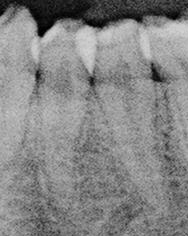
%> input picture overlapping_rekap/16_L_10.jpg, 188 x 236 px
$ octave thresholding.m   (GNU Octave 9; MATLAB toolbox functions it lacks are replaced by stand-ins)
%> lines starting %> are read from the running program, lines starting %| are printed output that depends on the picture; in (x1, y1, x2, y2) boxes, pixels count from 0 and x2, y2 are one past the last pixel; in counts of white or black regions, pixels touching at a corner belong together; the program's own positions count from 1
### otsu_func.m
%% ISP Lab 9 Otsu Thresholding
% AliArshad Kothawala
% 7/04/15
function [threshold] = otsu_func(n)
if nargin < 2
% n=imhist(I); % Compute the histogram
N=sum(n); % sum the values of all the histogram values
max=0; %initialize maximum to zero
%%================================================================================================
for i=192:256
    P(i)=n(i)/N; %Computing the probability of each intensity level
end
%%================================================================================================
for T=192:255      % step through all thresholds from 2 to 255
    w0=sum(P(192:T)); % Probability of class 1 (separated by threshold)
    w1=sum(P(T+1:256)); %probability of class2 (separated by threshold)
    u0=dot([191:T-1],P(192:T))/w0; % class mean u0
    u1=dot([T:255],P(T+1:256))/w1; % class mean u1
    sigma=w0*w1*((u1-u0)^2); % compute sigma i.e variance(between class)
    if sigma>max % compare sigma with maximum
        max=sigma; % update the value of max i.e max=sigma
        threshold=T-1; % desired threshold corresponds to maximum variance of between class
    end

end
threshold = threshold/255;
%%====================================================================================================
% bw=im2bw(I,threshold/255); % Convert to Binary Image
% figure(3),imshow(bw); % Display the Binary Image
%%====================================================================================================
end

### thresholding.m
% clear all;
% clc;
% close all;


I = imread('D:\MAGISTER INFORMATIKA\Computer Vision\BISMILLAH PROJECT AKHIR VISKOM\Coding\overlapping_rekap\16_L_10.jpg');
%> I is the input picture: size 236x188 uint8; min 0, max 212, mean 134.2
if size(I,3)==3
    I = rgb2gray(I);
end
I = adapthisteq(I);
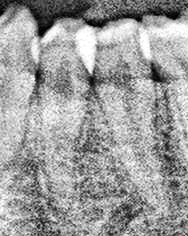
%> I: size 236x188 uint8; min 0, max 255, mean 157.4
x = imhist(I); % buat histogram
%> x = 256 values, max 403 at index 190, min 8 at index 3, mean 173.3
figure;
imshow(I)
figure;
% imhist(I)
[m n] = size(x); %ambil nilai size maksimum imhist yaitu 255
%> m = 256; n = 1
% no_z = find(x); %mengambil bin yang non-zero value

%partisi histrogram menjadi 4
p1 = x(1:64,:);
%> p1 = 64 values, max 83 at index 53, min 8 at index 3, mean 44.14
p2 = x(65:128,:);
%> p2 = 64 values, max 246 at index 63, min 74 at index 3, mean 137.6
p3 = x(129:192,:);
%> p3 = 64 values, max 403 at index 62, min 219 at index 1, mean 311
p4 = x(193:255,:);
%> p4 = 63 values, max 398 at index 2, min 64 at index 50, mean 200.2
p34 = x(129:255,:);
%> p34 = 127 values, max 403 at index 62, min 64 at index 114, mean 256
% [pixelCounts grayLevels] = imhist(I);
% T = graythresh(uint8(p3));
Th = otsu_func(x);
%> in otsu_func, `N=sum(n);`: N = 44368
%> after the loop in otsu_func, `for i=192:256`: P = 256 values, max 0.00897 at index 194, min 0 at index 1, mean 0.00116
%> the loop in otsu_func, `for T=192:255` made 64 passes
%> (w0, w1, u0, u1, sigma, max) on passes 1 to 12: (0.00838, 0.289, 191, 214.5, 1.34, 1.34), (0.0169, 0.281, 191.5, 215.2, 2.65, 2.65), (0.0258, 0.272, 192, 215.9, 4.01, 4.01), (0.0341, 0.264, 192.5, 216.6, 5.22, 5.22), (0.0416, 0.256, 193, 217.2, 6.27, 6.27), (0.0499, 0.248, 193.5, 217.9, 7.41, 7.41), (0.0578, 0.24, 193.9, 218.6, 8.45, 8.45), (0.0652, 0.233, 194.4, 219.3, 9.38, 9.38), (0.073, 0.225, 194.9, 220, 10.33, 10.33), (0.0805, 0.217, 195.4, 220.7, 11.2, 11.2), (0.0886, 0.209, 195.9, 221.4, 12.1, 12.1), (0.0954, 0.202, 196.3, 222.1, 12.82, 12.82)
%> (w0, w1, u0, u1, sigma) on passes 29 to 34: (0.201, 0.097, 203.8, 234.7, 18.63), (0.206, 0.0921, 204.1, 235.5, 18.58), (0.21, 0.0878, 204.5, 236.2, 18.51), (0.215, 0.0831, 204.9, 237, 18.39), (0.219, 0.0791, 205.2, 237.7, 18.25), (0.223, 0.0748, 205.6, 238.5, 18.06)
%> after the loop in otsu_func, `for T=192:255`: threshold = 218
%> in otsu_func, `threshold = threshold/255;`: threshold = 0.855
%> Th = 0.855
% [8 lines of commented-out code are left out]
BW = imbinarize(I,Th);
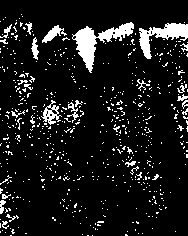
%> BW: size 236x188 logical; 10.2% white; 598 white regions (569 under 20 px), largest, box (x1, y1, x2, y2) and area: (72, 22, 134, 73) 993, (139, 23, 188, 59) 703, (41, 100, 62, 125) 207
figure;
imshow(BW)

$ run again, with overlapping_rekap/16_L_05.jpg copied over overlapping_rekap/16_L_10.jpg
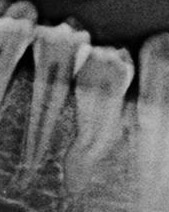
%> input picture overlapping_rekap/16_L_05.jpg, 169 x 212 px
%> I is the input picture: size 212x169 uint8; min 0, max 196, mean 98
%> `I = adapthisteq(I);`:
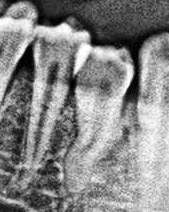
%> I: size 212x169 uint8; min 0, max 255, mean 134.6
%> x = 256 values, max 249 at index 186, min 16 at index 256, mean 140
%> p1 = 64 values, max 152 at index 64, min 36 at index 7, mean 93.2
%> p2 = 64 values, max 196 at index 21, min 125 at index 1, mean 153.5
%> p3 = 64 values, max 249 at index 58, min 124 at index 1, mean 185.9
%> p4 = 63 values, max 219 at index 7, min 21 at index 58, mean 129
%> p34 = 127 values, max 249 at index 58, min 21 at index 122, mean 157.7
%> N = 35828
%> after the loop in otsu_func, `for i=192:256`: P = 256 values, max 0.00611 at index 199, min 0 at index 1, mean 0.000908
%> the loop in otsu_func, `for T=192:255` made 64 passes
%> (w0, w1, u0, u1, sigma, max) on passes 1 to 8: (0.0053, 0.227, 191, 215.2, 0.705, 0.705), (0.0107, 0.222, 191.5, 215.8, 1.4, 1.4), (0.0158, 0.217, 192, 216.3, 2.02, 2.02), (0.021, 0.212, 192.5, 216.8, 2.64, 2.64), (0.0265, 0.206, 193, 217.4, 3.26, 3.26), (0.0326, 0.2, 193.6, 218.1, 3.91, 3.91), (0.038, 0.195, 194.1, 218.7, 4.48, 4.48), (0.0441, 0.188, 194.6, 219.3, 5.09, 5.09)
%> after the loop in otsu_func, `for T=192:255`: threshold = 217
%> in otsu_func, `threshold = threshold/255;`: threshold = 0.851
%> `BW = imbinarize(I,Th);`:
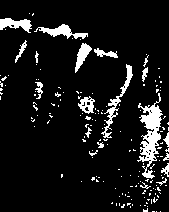
%> BW: size 212x169 logical; 9.4% white; 168 white regions (148 under 20 px), largest, box (x1, y1, x2, y2) and area: (137, 93, 163, 179) 920, (101, 64, 133, 138) 386, (34, 24, 88, 39) 313

$ run again, with overlapping_rekap/16_L_12.jpg copied over overlapping_rekap/16_L_10.jpg
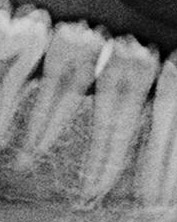
%> input picture overlapping_rekap/16_L_12.jpg, 177 x 222 px
%> I is the input picture: size 222x177 uint8; min 0, max 216, mean 127.1
%> `I = adapthisteq(I);`:
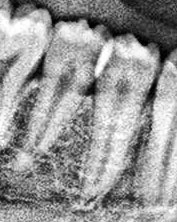
%> I: size 222x177 uint8; min 0, max 255, mean 150.3
%> x = 256 values, max 302 at index 188, min 3 at index 1, mean 153.5
%> p1 = 64 values, max 143 at index 50, min 3 at index 1, mean 67.53
%> p2 = 64 values, max 195 at index 57, min 91 at index 10, mean 136.9
%> p3 = 64 values, max 302 at index 60, min 166 at index 13, mean 228.2
%> p4 = 63 values, max 297 at index 13, min 56 at index 59, mean 183
%> p34 = 127 values, max 302 at index 60, min 56 at index 123, mean 205.8
%> N = 39294
%> after the loop in otsu_func, `for i=192:256`: P = 256 values, max 0.00756 at index 205, min 0 at index 1, mean 0.00118
%> the loop in otsu_func, `for T=192:255` made 64 passes
%> (w0, w1, u0, u1, sigma, max) on passes 1 to 8: (0.00707, 0.295, 191, 216.3, 1.34, 1.34), (0.0138, 0.289, 191.5, 216.8, 2.56, 2.56), (0.0205, 0.282, 192, 217.4, 3.74, 3.74), (0.027, 0.275, 192.5, 218, 4.84, 4.84), (0.0333, 0.269, 192.9, 218.5, 5.86, 5.86), (0.0405, 0.262, 193.5, 219.1, 6.97, 6.97), (0.0477, 0.255, 194, 219.7, 8.05, 8.05), (0.0544, 0.248, 194.5, 220.3, 9.01, 9.01)
%> after the loop in otsu_func, `for T=192:255`: threshold = 218
%> in otsu_func, `threshold = threshold/255;`: threshold = 0.855
%> `BW = imbinarize(I,Th);`:
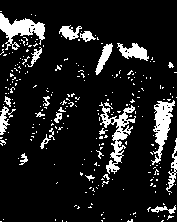
%> BW: size 222x177 logical; 12% white; 257 white regions (233 under 20 px), largest, box (x1, y1, x2, y2) and area: (99, 102, 136, 174) 771, (0, 13, 45, 50) 722, (151, 100, 175, 165) 671

$ run again, with overlapping_rekap/16_L_16.jpg copied over overlapping_rekap/16_L_10.jpg
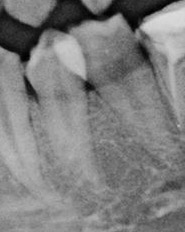
%> input picture overlapping_rekap/16_L_16.jpg, 185 x 232 px
%> I is the input picture: size 232x185 uint8; min 0, max 221, mean 127
%> `I = adapthisteq(I);`:
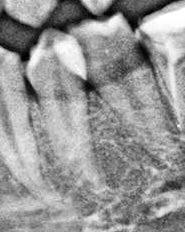
%> I: size 232x185 uint8; min 0, max 255, mean 149.7
%> x = 256 values, max 440 at index 165, min 5 at index 3, mean 167.7
%> p1 = 64 values, max 68 at index 38, min 5 at index 3, mean 45.14
%> p2 = 64 values, max 303 at index 63, min 59 at index 2, mean 145.1
%> p3 = 64 values, max 440 at index 37, min 283 at index 2, mean 350.9
%> p4 = 63 values, max 320 at index 1, min 33 at index 60, mean 128.9
%> p34 = 127 values, max 440 at index 37, min 33 at index 124, mean 240.7
%> N = 42920
%> after the loop in otsu_func, `for i=192:256`: P = 256 values, max 0.00801 at index 192, min 0 at index 1, mean 0.000786
%> the loop in otsu_func, `for T=192:255` made 64 passes
%> (w0, w1, u0, u1, sigma, max) on passes 1 to 8: (0.00801, 0.193, 191, 212.6, 0.721, 0.721), (0.0155, 0.186, 191.5, 213.4, 1.38, 1.38), (0.0229, 0.178, 192, 214.3, 2.03, 2.03), (0.0299, 0.171, 192.4, 215.1, 2.62, 2.62), (0.0356, 0.165, 192.9, 215.8, 3.1, 3.1), (0.0427, 0.158, 193.4, 216.7, 3.67, 3.67), (0.0493, 0.152, 193.9, 217.5, 4.19, 4.19), (0.0563, 0.145, 194.4, 218.5, 4.73, 4.73)
%> after the loop in otsu_func, `for T=192:255`: threshold = 219
%> in otsu_func, `threshold = threshold/255;`: threshold = 0.859
%> `BW = imbinarize(I,Th);`:
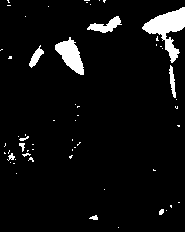
%> BW: size 232x185 logical; 5.5% white; 58 white regions (48 under 20 px), largest, box (x1, y1, x2, y2) and area: (142, 7, 185, 63) 963, (55, 37, 84, 75) 573, (87, 16, 122, 33) 266
